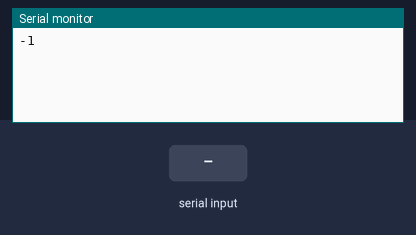
Simulated run of this sketch. Board: Arduino Uno, built with avr-gcc and run on an emulated ATmega328P. Shown: the last lines printed to the serial monitor. The inputs (shaded band) are chosen by the test bench.

Above: at 1.2 s.
1.3 s: byte 30 received over Serial
2.8 s: byte 90 received over Serial
At 4.2 s:
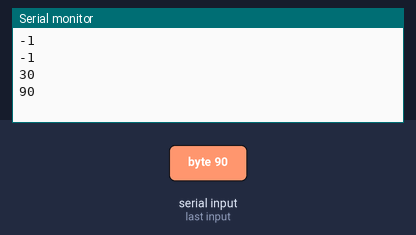
4.3 s: byte 120 received over Serial
At 6.8 s:
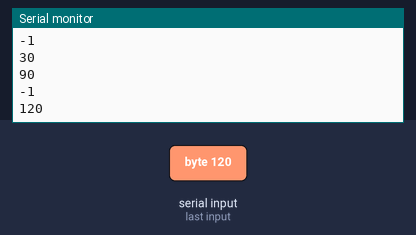
Timing chart, 0 to 8.3 s (numbered marks = the images above; inputs shaded):
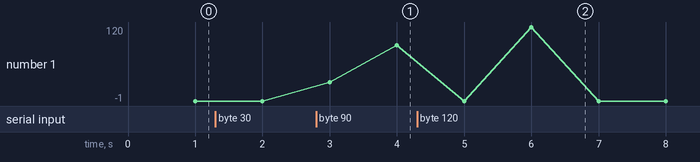

Measured:
- after the input at 2.8 s, the serial monitor: prints a new line after 1.2 s (image 1)
- after the input at 4.3 s, the serial monitor: prints a new line after 1.7 s (image 2)
- plotted number 1: -1 → 90 after the input at 2.8 s

The sketch:

V1_Working_123_Only.ino
```cpp
int data; //Initialized variable to store recieved data
void setup() {
Serial.begin(9600); //Serial Begin at 9600 Baud
}
void loop() {
data = Serial.read(); //Read the serial data and store it
delay(1000);
Serial.println(data); //prints the stored value in ‘data’ to the serial monitor
}
```
